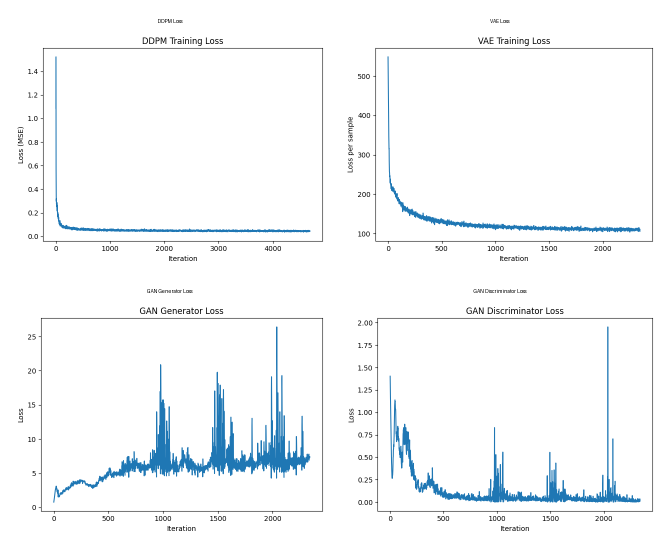
#> input picture report/figures/loss_comparison.png, 1340 x 1100 px, given in place of final_samples.png, which was not available (shown at 1/2 size)
$ python compare_models.py
#> lines starting #> are read from the running program, lines starting #| are printed output that depends on the picture; pictures that were not available may be replaced by others from this repository, and a replacement may not be noted
from PIL import Image, ImageDraw, ImageFont
import os


def add_title(image, title, font=None):
    """Add title on top of one image."""
    w, h = image.size
    title_height = 40

    canvas = Image.new("RGB", (w, h + title_height), "white")
    canvas.paste(image, (0, title_height))

    draw = ImageDraw.Draw(canvas)

    if font is None:
        font = ImageFont.load_default()

    text_bbox = draw.textbbox((0, 0), title, font=font)
    text_w = text_bbox[2] - text_bbox[0]
    text_h = text_bbox[3] - text_bbox[1]

    x = (w - text_w) // 2
    y = (title_height - text_h) // 2
    draw.text((x, y), title, fill="black", font=font)

    return canvas


def main():
    # ===== Input images =====
    diffusion_path = "outputs/diffusion/final_samples.png"
    vae_path = "outputs/vae/samples/samples_epoch_05.png"
    gan_path = "outputs/gan/samples/samples_epoch_05.png"

    # ===== Output =====
    out_dir = "report/figures"
    os.makedirs(out_dir, exist_ok=True)
    output_path = os.path.join(out_dir, "comparison_diffusion_vae_gan.png")

    # ===== Load images =====
    diffusion_img = Image.open(diffusion_path).convert("RGB")
#> diffusion_img is the input picture: PIL image 1340x1100 RGB; mean R, G, B 245.8, 248.3, 250
    vae_img = Image.open(vae_path).convert("RGB")
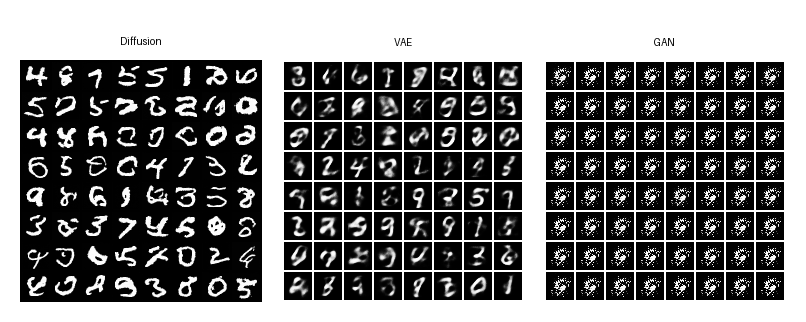
#> input picture report/figures/comparison_diffusion_vae_gan.png, 806 x 322 px, given in place of samples_epoch_05.png, which was not available
#> vae_img is the input picture: PIL image 806x322 RGB; min 0, max 255, mean 120.6
    gan_img = Image.open(gan_path).convert("RGB")

    # ===== Resize all to same height =====
    target_height = min(diffusion_img.height, vae_img.height, gan_img.height)
#> target_height = 322

    def resize_keep_ratio(img, target_h):
#> called with target_h = 322
        w, h = img.size
#> w = 1340; h = 1100
        new_w = int(w * target_h / h)
#> new_w = 392
        return img.resize((new_w, target_h))
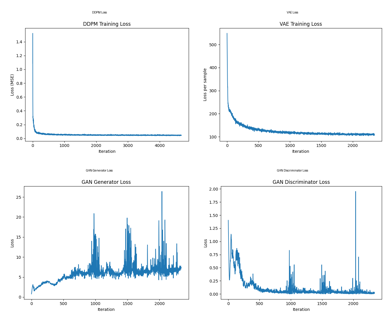
#> returned value: PIL image 392x322 RGB; mean R, G, B 245.5, 248, 249.8

    diffusion_img = resize_keep_ratio(diffusion_img, target_height)
    vae_img = resize_keep_ratio(vae_img, target_height)
    gan_img = resize_keep_ratio(gan_img, target_height)

    # ===== Add titles =====
    diffusion_img = add_title(diffusion_img, "Diffusion")
#> in add_title, `canvas = Image.new("RGB", (w, h + title_height), "white")`: canvas: PIL image 392x362 RGB; every value is 255
#> in add_title, `canvas.paste(image, (0, title_height))`:
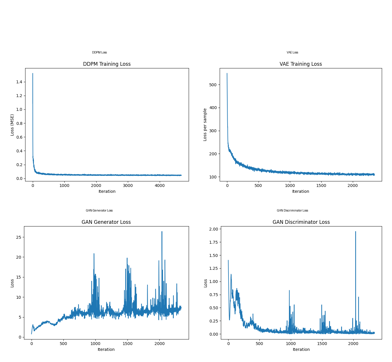
#> canvas: PIL image 392x362 RGB; mean R, G, B 246.6, 248.8, 250.3
#> in add_title, `text_bbox = draw.textbbox((0, 0), title, font=font)`: text_bbox = (0, 1, 42, 10)
#> in add_title, `text_w = text_bbox[2] - text_bbox[0]`: text_w = 42
#> in add_title, `text_h = text_bbox[3] - text_bbox[1]`: text_h = 9
#> in add_title, `x = (w - text_w) // 2`: x = 175
#> in add_title, `y = (title_height - text_h) // 2`: y = 15
#> diffusion_img: PIL image 392x362 RGB
    vae_img = add_title(vae_img, "VAE")
#> call 2 of add_title, with title = 'VAE'
#> in add_title (call 2), `canvas = Image.new("RGB", (w, h + title_height), "white")`: canvas: PIL image 806x362 RGB; every value is 255
#> in add_title (call 2), `canvas.paste(image, (0, title_height))`:
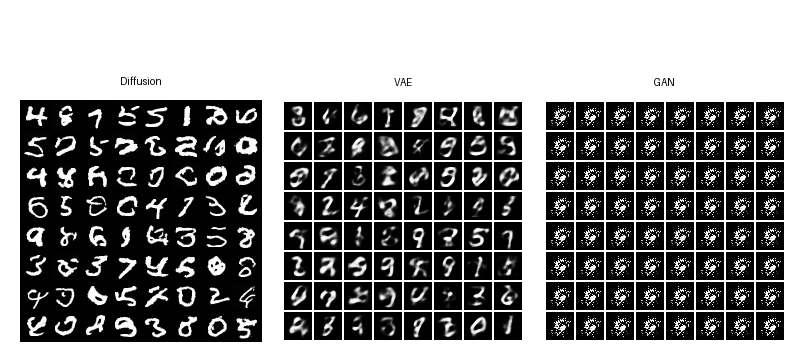
#> canvas: PIL image 806x362 RGB; min 0, max 255, mean 135.4
#> in add_title (call 2), `text_bbox = draw.textbbox((0, 0), title, font=font)`: text_bbox = (0, 2, 18, 10)
#> in add_title (call 2), `text_w = text_bbox[2] - text_bbox[0]`: text_w = 18
#> in add_title (call 2), `text_h = text_bbox[3] - text_bbox[1]`: text_h = 8
#> in add_title (call 2), `x = (w - text_w) // 2`: x = 394
#> in add_title (call 2), `y = (title_height - text_h) // 2`: y = 16
#> vae_img: PIL image 806x362 RGB
    gan_img = add_title(gan_img, "GAN")

    # ===== Create final canvas =====
    margin = 20
    total_width = diffusion_img.width + vae_img.width + gan_img.width + margin * 4
#> total_width = 2084
    max_height = max(diffusion_img.height, vae_img.height, gan_img.height) + margin * 2
#> max_height = 402

    canvas = Image.new("RGB", (total_width, max_height), "white")
#> canvas: PIL image 2084x402 RGB; every value is 255

    x = margin
    for img in [diffusion_img, vae_img, gan_img]:
        y = (max_height - img.height) // 2
        canvas.paste(img, (x, y))
        x += img.width + margin
#> this loop made 3 passes
#> x on passes 1 to 3: 432, 1258, 2084
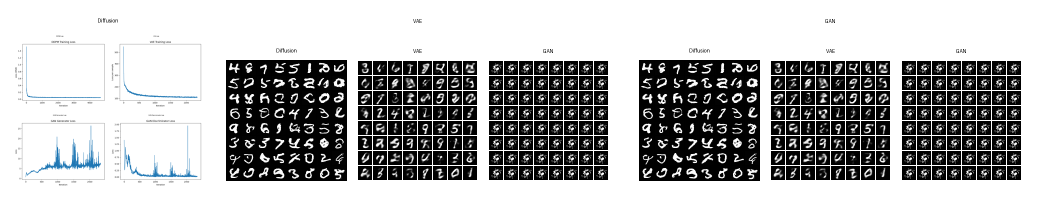
#> canvas: PIL image 2084x402 RGB (shown at 1/2 size); mean R, G, B 170.2, 170.6, 170.9
#> after the loop, x = 2084

    # ===== Save =====
    canvas.save(output_path)
    print(f"Saved comparison image to: {output_path}")


if __name__ == "__main__":
    main()
